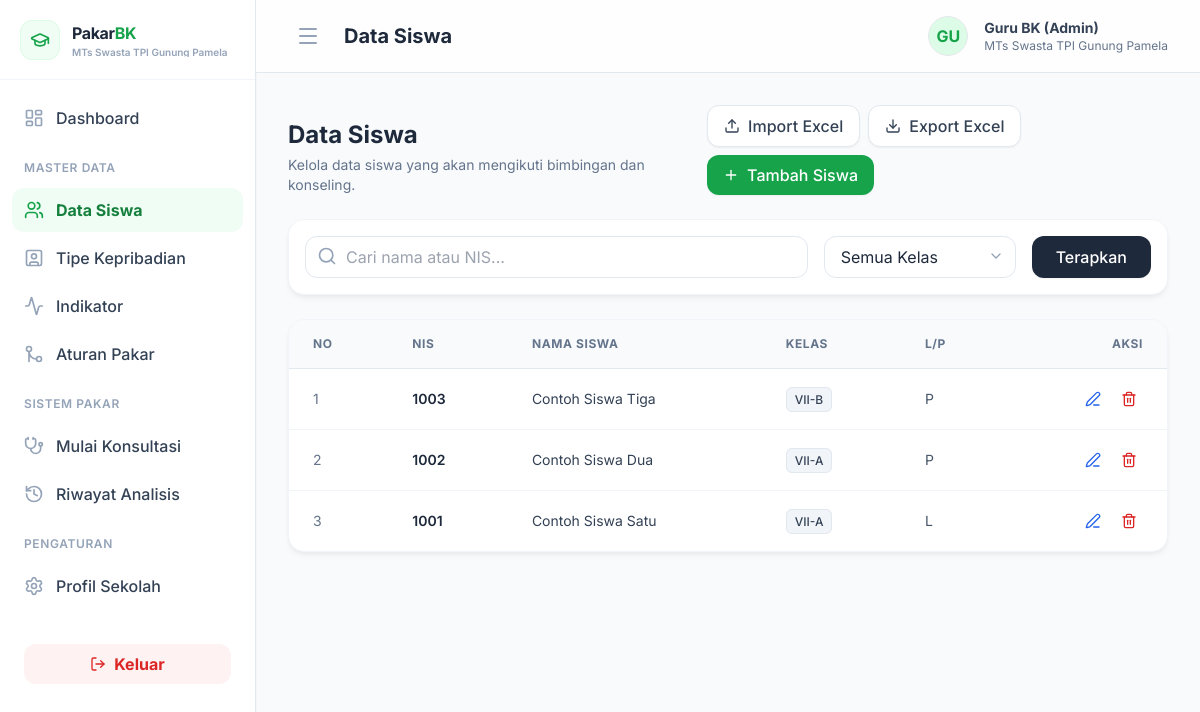
/index.php?page=siswa (signed in), run on the app's committed database.
### tables this page shows
CREATE TABLE `siswa` (
  `id_siswa`      int NOT NULL AUTO_INCREMENT,
  `nis`           varchar(20)  NOT NULL,
  `nama_siswa`    varchar(100) NOT NULL,
  `kelas`         varchar(20)  NOT NULL,
  `jenis_kelamin` enum('L','P') NOT NULL,
  `id_admin`      int      NULL,
  `created_at`    datetime NOT NULL DEFAULT CURRENT_TIMESTAMP,
  `updated_at`    datetime NOT NULL DEFAULT CURRENT_TIMESTAMP ON UPDATE CURRENT_TIMESTAMP,
  PRIMARY KEY (`id_siswa`),
  UNIQUE KEY `nis` (`nis`),
  KEY `id_admin` (`id_admin`),
  CONSTRAINT `siswa_ibfk_admin` FOREIGN KEY (`id_admin`) REFERENCES `admin` (`id_admin`) ON DELETE SET NULL
);

### config/koneksi.php (called while the page is built, shortened)
<?php
spl_autoload_register(function ($class_name) {
    $file = __DIR__ . '/../models/' . $class_name . '.php';
});

### models/Siswa.php (called while the page is built, shortened)
<?php
class Siswa {
    private $db;
    public function __construct($db) {
        $this->db = $db;
    }
    public function getSiswaPaginated($keyword = '', $kelas = '', $limit = 10, $offset = 0) {
        $sql = "SELECT * FROM siswa WHERE 1=1";
        $sql .= " ORDER BY id_siswa DESC LIMIT :limit OFFSET :offset";
        $stmt = $this->db->prepare($sql);
        $stmt->bindValue(':limit', (int)$limit, PDO::PARAM_INT);
        $stmt->bindValue(':offset', (int)$offset, PDO::PARAM_INT);
        $stmt->execute();
        return $stmt->fetchAll();
    }
}

### pages/master/siswa.php (the view, shortened to what this page needs)
<?php
$siswaModel = new Siswa($db);
$keyword = isset($_GET['q']) ? trim($_GET['q']) : '';
$kelas_filter = isset($_GET['kelas']) ? $_GET['kelas'] : '';
$page_num = isset($_GET['p']) ? (int)$_GET['p'] : 1;
$limit = 10;
$offset = ($page_num - 1) * $limit;
$dataSiswa = $siswaModel->getSiswaPaginated($keyword, $kelas_filter, $limit, $offset);
?>
<div class="mb-6 flex flex-col md:flex-row md:justify-between md:items-end gap-4">
    <div>
        <h2 class="text-2xl font-bold text-slate-800">Data Siswa</h2>
        <p class="text-slate-500 mt-1 text-sm">Kelola data siswa yang akan mengikuti bimbingan dan konseling.</p>
    </div>
    <div class="flex flex-wrap gap-2">
        <button onclick="document.getElementById('modalImport').classList.remove('hidden')" class="bg-white border border-slate-200 text-slate-700 hover:bg-slate-50 px-4 py-2 rounded-xl font-medium flex items-center transition-colors shadow-sm">
            <i data-lucide="upload" class="w-4 h-4 mr-2"></i> Import Excel
        </button>
        <a href="index.php?page=siswa&export=excel" class="bg-white border border-slate-200 text-slate-700 hover:bg-slate-50 px-4 py-2 rounded-xl font-medium flex items-center transition-colors shadow-sm">
            <i data-lucide="download" class="w-4 h-4 mr-2"></i> Export Excel
        </a>
        <button onclick="document.getElementById('modalTambah').classList.remove('hidden')" class="bg-brand-600 hover:bg-brand-700 text-white px-4 py-2 rounded-xl font-medium flex items-center transition-colors shadow-sm">
            <i data-lucide="plus" class="w-4 h-4 mr-2"></i> Tambah Siswa
        </button>
    </div>
</div>
<div class="card p-4 mb-6">
    <form method="GET" action="index.php" class="flex flex-col md:flex-row gap-4">
        <div class="flex-1">
            <div class="relative">
                <i data-lucide="search" class="w-5 h-5 absolute left-3 top-2.5 text-slate-400"></i>
                <input type="text" name="q" value="<?= htmlspecialchars($keyword) ?>" placeholder="Cari nama atau NIS..." class="w-full pl-10 pr-4 py-2 border border-slate-200 rounded-xl focus:border-brand-500 focus:ring-1 focus:ring-brand-500 outline-none transition-all">
            </div>
        </div>
        <div class="md:w-48 relative">
            <select name="kelas" class="w-full px-4 py-2 border border-slate-200 rounded-xl focus:border-brand-500 focus:ring-1 focus:ring-brand-500 outline-none appearance-none bg-white transition-all">
                <option value="">Semua Kelas</option>
            </select>
        </div>
        <button type="submit" class="bg-slate-800 text-white px-6 py-2 rounded-xl font-medium hover:bg-slate-900 transition-colors shadow-sm">
            Terapkan
        </button>
    </form>
</div>
<div class="card overflow-hidden mb-6">
    <div class="overflow-x-auto">
        <table class="w-full text-left border-collapse">
            <thead>
                <tr class="bg-slate-50 border-b border-slate-200">
                    <th class="px-6 py-4 text-xs font-bold text-slate-500 uppercase tracking-wider">No</th>
                    <th class="px-6 py-4 text-xs font-bold text-slate-500 uppercase tracking-wider">NIS</th>
                    <th class="px-6 py-4 text-xs font-bold text-slate-500 uppercase tracking-wider">Nama Siswa</th>
                    <th class="px-6 py-4 text-xs font-bold text-slate-500 uppercase tracking-wider">Kelas</th>
                    <th class="px-6 py-4 text-xs font-bold text-slate-500 uppercase tracking-wider">L/P</th>
                    <th class="px-6 py-4 text-xs font-bold text-slate-500 uppercase tracking-wider text-right">Aksi</th>
                </tr>
            </thead>
            <tbody class="divide-y divide-slate-100">
                <?php
                $no = $offset + 1;
                foreach($dataSiswa as $row):
                ?>
                <tr class="hover:bg-slate-50/50 transition-colors">
                    <td class="px-6 py-4 text-sm text-slate-500"><?= $no++ ?></td>
                    <td class="px-6 py-4 text-sm font-semibold text-slate-800"><?= htmlspecialchars($row['nis']) ?></td>
                    <td class="px-6 py-4 text-sm text-slate-700"><?= htmlspecialchars($row['nama_siswa']) ?></td>
                    <td class="px-6 py-4 text-sm text-slate-600">
                        <span class="bg-slate-100 text-slate-700 px-2 py-1 rounded-md text-xs font-medium border border-slate-200"><?= htmlspecialchars($row['kelas']) ?></span>
                    </td>
                    <td class="px-6 py-4 text-sm text-slate-600"><?= $row['jenis_kelamin'] ?></td>
                    <td class="px-6 py-4 text-sm text-right">
                        <button onclick="editSiswa(<?= $row['id_siswa'] ?>, '<?= $row['nis'] ?>', <?= htmlspecialchars(json_encode($row['nama_siswa']), ENT_QUOTES) ?>, '<?= $row['kelas'] ?>', '<?= $row['jenis_kelamin'] ?>')" class="text-blue-600 hover:text-blue-800 p-1.5 rounded-md hover:bg-blue-50 transition-colors" title="Ubah Data">
                            <i data-lucide="edit-3" class="w-4 h-4"></i>
                        </button>
                        <button onclick="confirmHapus(<?= $row['id_siswa'] ?>)" class="text-red-600 hover:text-red-800 p-1.5 rounded-md hover:bg-red-50 transition-colors ml-1 inline-block" title="Hapus Data">
                            <i data-lucide="trash-2" class="w-4 h-4"></i>
                        </button>
                    </td>
                </tr>
                <?php endforeach; ?>
            </tbody>
        </table>
    </div>
</div>

### layouts/header.php (style rules this page uses)
body { background-color: #f8fafc; }
.card { background-color: #ffffff; border-radius: 1rem; box-shadow: 0 4px 6px -1px rgba(0, 0, 0, 0.05), 0 2px 4px -1px rgba(0, 0, 0, 0.03); border: 1px solid #f1f5f9; }

### data on the page
siswa: nis "1003", nama_siswa "Contoh Siswa Tiga", kelas "VII-B", jenis_kelamin "P"
siswa: nis "1002", nama_siswa "Contoh Siswa Dua", kelas "VII-A", jenis_kelamin "P"
siswa: nis "1001", nama_siswa "Contoh Siswa Satu", kelas "VII-A", jenis_kelamin "L"

### other printed values
$GLOBALS['admin_profile']['nama_sekolah'] "MTs Swasta TPI Gunung Pamela"
substr($GLOBALS['admin_profile']['nama_lengkap'] ?? 'BK', 0, 2) "GU"
$GLOBALS['admin_profile']['nama_lengkap'] "Guru BK (Admin)"
